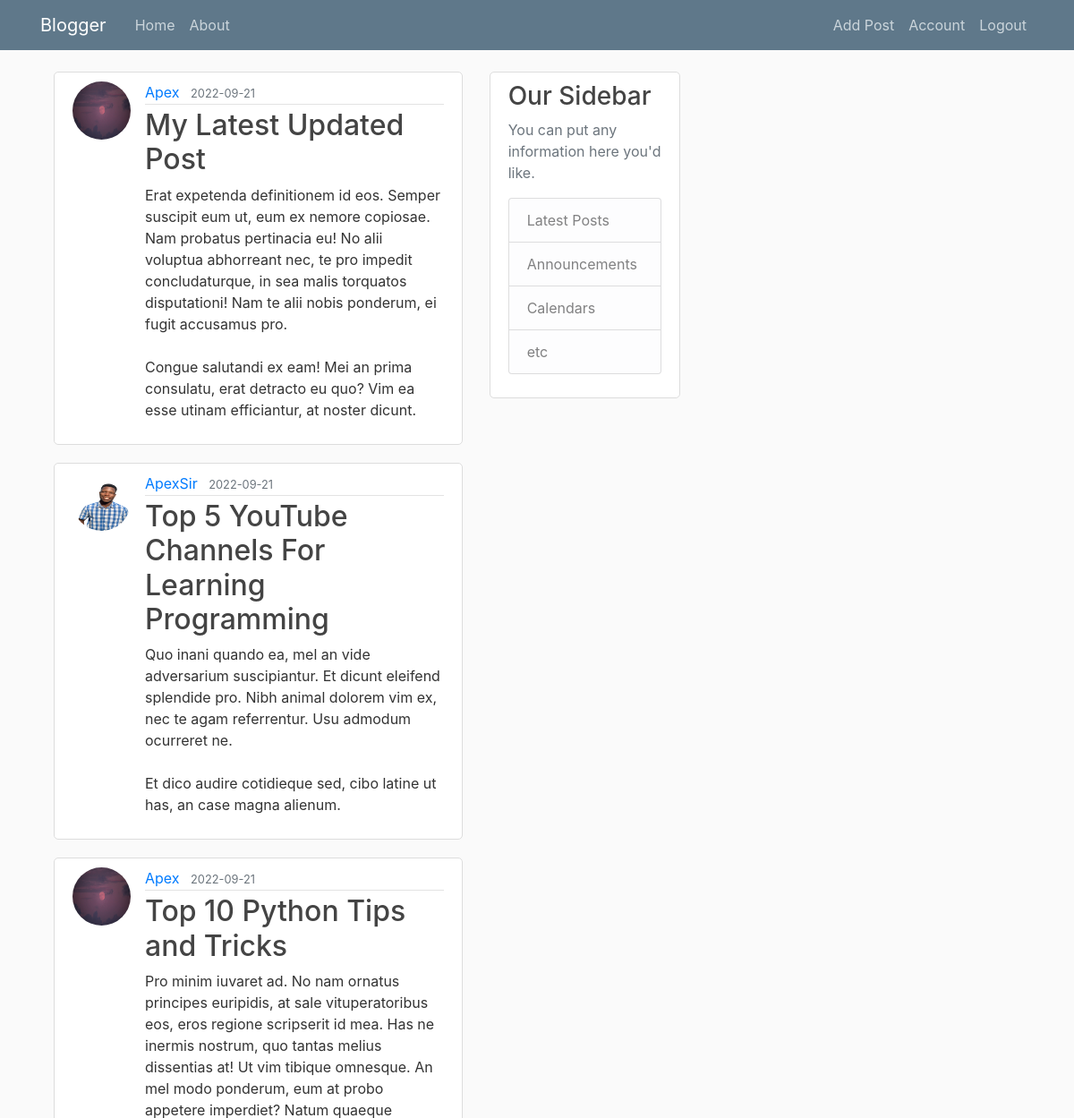
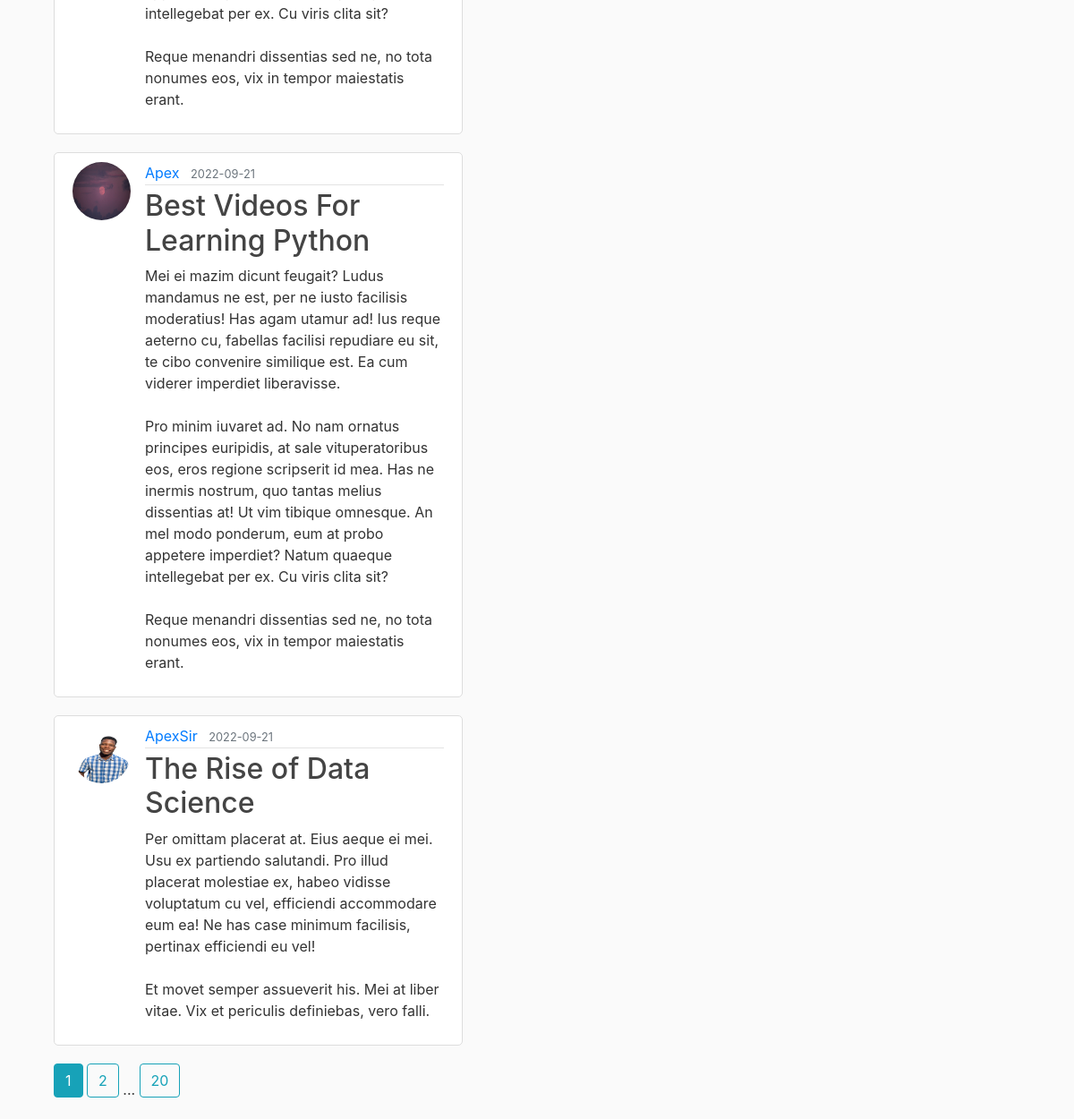
Screenshot of /home (signed in) with the database file from the repository (2 pictures, top to bottom).
### src/model.py (models this page shows, shortened)
class Post(db.Model):
    id = db.Column(db.Integer, primary_key=True)
    title = db.Column(db.String(100), nullable=False)
    date_posted = db.Column(db.DateTime, nullable=False, default=datetime.utcnow)
    content = db.Column(db.Text, nullable=False)
    user_id = db.Column(db.Integer, db.ForeignKey('user.id'), nullable=False)

class User(db.Model, UserMixin):
    id = db.Column(db.Integer, primary_key=True)
    username = db.Column(db.String(20), unique=True, nullable=False)
    email = db.Column(db.String(120), unique=True, nullable=False)
    image_file = db.Column(db.String(20), nullable=False, default='default.jpg')
    password = db.Column(db.String(60), nullable=False)
    posts = db.relationship('Post', backref='author', lazy=True)

### src/route/post_route.py (the view)
@app.route("/home", methods=['GET', 'POST'])
@login_required
def home():
    page = request.args.get('page', 1, type=int)
    posts = Post.query.order_by(Post.date_posted.desc()).paginate(page=page, per_page=5)
    return render_template('home.html', posts=posts)

### src/model.py (called while the page is built)
@login_manager.user_loader
def load_user(user_id):
    return User.query.get(int(user_id))

### src/templates/home.html
{% extends "base.html" %}
{% block content %}
    {% for post in posts.items %}
        <article class="media content-section">
          <img class="rounded-circle article-img" src="{{ url_for('static', filename='profile_pics/' + post.author.image_file) }}">
          <div class="media-body">
            <div class="article-metadata">
              <a class="mr-2" href="{{ url_for('user_posts', username=post.author.username) }}">{{ post.author.username }}</a>
              <small class="text-muted">{{ post.date_posted.strftime('%Y-%m-%d') }}</small>
            </div>
            <h2><a class="article-title" href="{{ url_for('post', post_id=post.id) }}">{{ post.title }}</a></h2>
            <p class="article-content">{{ post.content }}</p>
          </div>
        </article>
    {% endfor %}
    {% for page_num in posts.iter_pages(left_edge=1, right_edge=1, left_current=1, right_current=2) %}
    {% if page_num %}
      {% if posts.page == page_num %}
        <a class="btn btn-info mb-4" href="{{ url_for('home', page=page_num) }}">{{ page_num }}</a>
      {% else %}
        <a class="btn btn-outline-info mb-4" href="{{ url_for('home', page=page_num) }}">{{ page_num }}</a>
      {% endif %}
    {% else %}
      ...
    {% endif %}
  {% endfor %}
{% endblock content %}

### src/static/main.css (style rules this page uses)
body { background: #fafafa; color: #333333; margin-top: 5rem; }
h1, h2, h3, h4, h5, h6 { color: #444444; }
.content-section { background: #ffffff; padding: 10px 20px; border: 1px solid #dddddd; border-radius: 5px; margin-bottom: 20px; overflow-x:auto; }
.article-title { color: #444444; }
.article-content { white-space: pre-line; }
.article-img { height: 65px; width: 65px; margin-right: 16px; }
.article-metadata { padding-bottom: 1px; margin-bottom: 4px; border-bottom: 1px solid #e3e3e3 }

### rows the page displays
Post: image_file (placeholder picture), author.username "Apex", date_posted "2022-09-21", title "My Latest Updated Post", content "Erat expetenda definitionem id eos. Semper suscipit eum ut, eum ex nemore copiosae. Nam probatus pertinacia eu! No alii voluptua abhorreant nec, te pro impedit concludaturque, in sea malis torquatos disputationi! Nam te alii nobis ponderum, ei fugit accusamus pro. Congue salutandi ex eam! Mei an prima consulatu, erat detracto eu quo? Vim ea esse utinam efficiantur, at noster dicunt."
Post: image_file (picture), author.username "ApexSir", date_posted "2022-09-21", title "Top 5 YouTube Channels For Learning Programming", content "Quo inani quando ea, mel an vide adversarium suscipiantur. Et dicunt eleifend splendide pro. Nibh animal dolorem vim ex, nec te agam referrentur. Usu admodum ocurreret ne. Et dico audire cotidieque sed, cibo latine ut has, an case magna alienum."
Post: image_file (placeholder picture), author.username "Apex", date_posted "2022-09-21", title "Top 10 Python Tips and Tricks", content "Pro minim iuvaret ad. No nam ornatus principes euripidis, at sale vituperatoribus eos, eros regione scripserit id mea. Has ne inermis nostrum, quo tantas melius dissentias at! Ut vim tibique omnesque. An mel modo ponderum, eum at probo appetere imperdiet? Natum quaeque intellegebat per ex. Cu viris clita sit? Reque menandri dissentias sed ne, no tota nonumes eos, vix in tempor maiestatis erant."
Post: image_file (placeholder picture), author.username "Apex", date_posted "2022-09-21", title "Best Videos For Learning Python", content "Mei ei mazim dicunt feugait? Ludus mandamus ne est, per ne iusto facilisis moderatius! Has agam utamur ad! Ius reque aeterno cu, fabellas facilisi repudiare eu sit, te cibo convenire similique est. Ea cum viderer imperdiet liberavisse. Pro minim iuvaret ad. No nam ornatus principes euripidis, at sale vituperatoribus eos, eros regione scripserit id mea. Has ne inermis nostrum, quo tantas melius dissentias at! Ut vim tibique omnesque. An mel modo ponderum, eum at probo appetere imperdiet? Natum quaeque intellegebat per ex. Cu viris clita sit? Reque menandri dissentias sed ne, no tota nonumes eos, vix in tempor maiestatis erant."
Post: image_file (picture), author.username "ApexSir", date_posted "2022-09-21", title "The Rise of Data Science", content "Per omittam placerat at. Eius aeque ei mei. Usu ex partiendo salutandi. Pro illud placerat molestiae ex, habeo vidisse voluptatum cu vel, efficiendi accommodare eum ea! Ne has case minimum facilisis, pertinax efficiendi eu vel! Et movet semper assueverit his. Mei at liber vitae. Vix et periculis definiebas, vero falli."

### other values shown
{{ page_num }} "1"
{{ page_num }} "2" "20"
